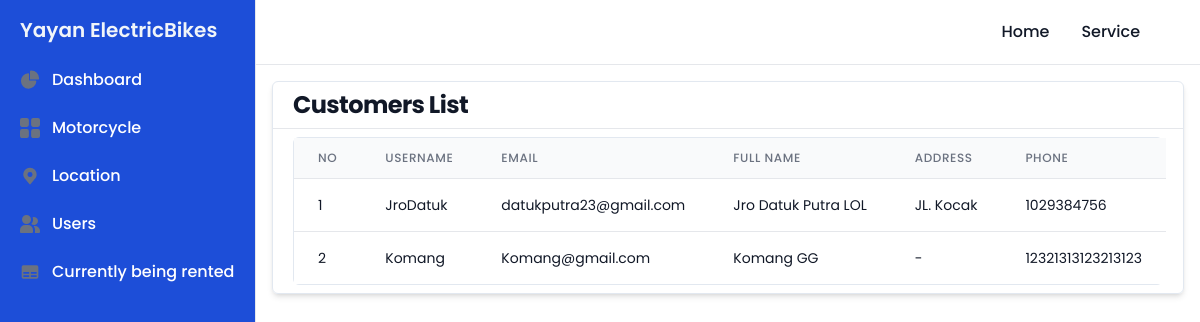
Page /users.php (signed in) on the committed database.
### tables this page shows
CREATE TABLE `users` (
  `user_id` int(11) NOT NULL,
  `username` varchar(50) DEFAULT NULL,
  `email` varchar(100) DEFAULT NULL,
  `password` varchar(100) DEFAULT NULL,
  `fullname` varchar(255) DEFAULT NULL,
  `address` varchar(255) DEFAULT NULL,
  `phone` varchar(20) DEFAULT NULL,
  `role` tinyint(4) NOT NULL DEFAULT 2
);

### app/Database.php (called while the page is built, shortened)
<?php
class Database
{
  private $host = "localhost";
  private $username = "root";
  private $password = "";
  private $database = "sewa_motor";
  public function __construct()
  {
    return $this->conn = new mysqli($this->host, $this->username, $this->password, $this->database);
  }
}

### app/User.php (called while the page is built, shortened)
<?php
require_once 'Database.php';
class User extends Database
{
  private $tb_name = 'users';
  public function getUsers()
  {
    $result = $this->conn->query("SELECT * FROM $this->tb_name");
    $rows = [];
    while ($data = mysqli_fetch_assoc($result)) {
      $rows[] = $data;
    }
    return $rows;
  }
  public function getUsersWithPagination($limit, $offset)
  {
    $sql = "SELECT * FROM users LIMIT $limit OFFSET $offset";
    $result = $this->conn->query($sql);
    $rows = [];
    if ($result && $result->num_rows > 0) {
      while ($row = $result->fetch_assoc()) {
        $rows[] = $row;
      }
    }
    return $rows;
  }
}
$User = new User();

### users.php (the view, shortened to what this page needs)
<?php
require_once 'src/layouts/header.php';
require_once 'app/User.php';
$users = $User->getUsers();
$users_per_page = 10;
$current_page = isset($_GET['page']) ? (int) $_GET['page'] : 1;
$offset = ($current_page - 1) * $users_per_page;
$users = $User->getUsersWithPagination($users_per_page, $offset);
?>
<div class="p-4 sm:ml-64">
  <div class="overflow-x-auto border border-slate-200 rounded-md shadow-md">
    <h1 class="text-2xl px-5 py-2 font-bold leading-tight tracking-tight text-gray-900 ">Customers List</h1>
    <hr>
    <div class="mx-5 border border-slate-200 rounded-md my-2">
      <table class="min-w-full divide-y divide-gray-200">
        <thead class="bg-gray-50">
          <tr>
            <th scope="col" class="px-6 py-3 text-left text-xs font-medium text-gray-500 uppercase tracking-wider">
              No</th>
            <th scope="col" class="px-6 py-3 text-left text-xs font-medium text-gray-500 uppercase tracking-wider">
              Username</th>
            <th scope="col" class="px-6 py-3 text-left text-xs font-medium text-gray-500 uppercase tracking-wider">
              Email</th>
            <th scope="col" class="px-6 py-3 text-left text-xs font-medium text-gray-500 uppercase tracking-wider">
              Full Name</th>
            <th scope="col" class="px-6 py-3 text-left text-xs font-medium text-gray-500 uppercase tracking-wider">
              Address</th>
            <th scope="col" class="px-6 py-3 text-left text-xs font-medium text-gray-500 uppercase tracking-wider">
              Phone</th>
          </tr>
        </thead>
        <tbody class="bg-white divide-y divide-gray-200">
          <?php $number = ($current_page - 1) * $users_per_page + 1; ?>
          <?php foreach ($users as $user): ?>
            <?php if ($user['role'] == 2): ?>
              <tr>
                <td class="px-6 py-4 whitespace-nowrap">
                  <div class="text-sm text-gray-900"><?= $number++ ?></div>
                </td>
                <td class="px-6 py-4 whitespace-nowrap">
                  <div class="text-sm text-gray-900"><?= $user['username'] ?></div>
                </td>
                <td class="px-6 py-4 whitespace-nowrap">
                  <div class="text-sm text-gray-900"><?= $user['email'] ?></div>
                </td>
                <td class="px-6 py-4 whitespace-nowrap">
                  <div class="text-sm text-gray-900"><?= $user['fullname'] ?></div>
                </td>
                <td class="px-6 py-4 whitespace-nowrap">
                  <div class="text-sm text-gray-900"><?= $user['address'] ?: '-' ?></div>
                </td>
                <td class="px-6 py-4 whitespace-nowrap">
                  <div class="text-sm text-gray-900"><?= $user['phone'] ?></div>
                </td>
              </tr>
            <?php endif ?>
          <?php endforeach; ?>
        </tbody>
      </table>
    </div>
  </div>
</div>
<?php require_once 'src/layouts/footer.php'; ?>

### rows in the picture
users: username "JroDatuk", email "datukputra23@gmail.com", fullname "Jro Datuk Putra LOL", address "JL. Kocak", phone "1029384756"
users: username "Komang", email "Komang@gmail.com", fullname "Komang GG", address "-", phone "12321313123213123"
